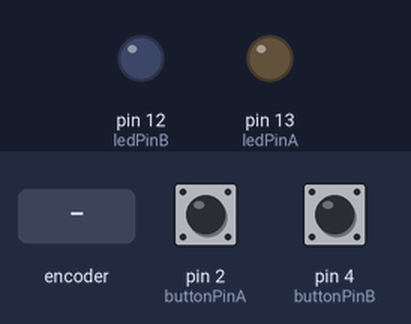
Simulated run of this sketch. Board: Arduino Uno, built with avr-gcc and run on an emulated ATmega328P. Parts: output pins drawn as LEDs (lit = HIGH). Dashed ring = blinking. Inputs (shaded band) come from the test bench; at power-on: pin 2 (buttonPinA) LOW, pin 4 (buttonPinB) LOW.

Above: at 1.2 s.
1.3 s: rotary encoder on pin 2 (buttonPinA) / pin 4 (buttonPinB) turned 3 steps (first pin leading)
At 1.87 s:
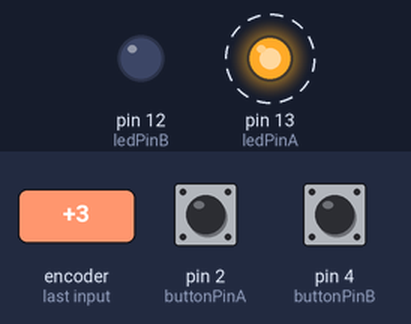
At 3.2 s:
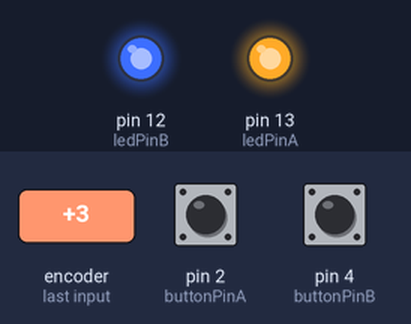
4.8 s: rotary encoder on pin 2 (buttonPinA) / pin 4 (buttonPinB) turned 1 step (first pin leading)
At 5.9 s:
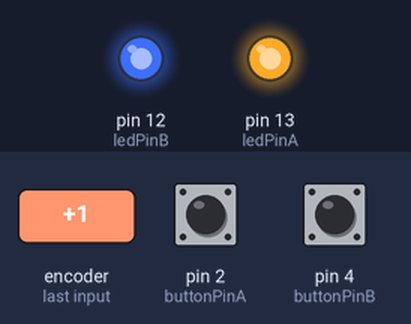
Timing chart, 0 to 7.8 s (numbered marks = the images above; inputs shaded):
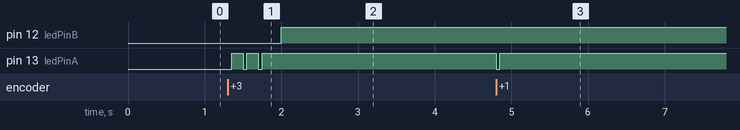

The sketch:

Advanced3-1.ino
```cpp
#include <TimerOne.h>

// --- A 組腳位與變數 ---
const int buttonPinA = 2;
const int ledPinA = 13;

// --- B 組腳位與變數 ---
const int buttonPinB = 4;
const int ledPinB = 12;

void setup() {
  pinMode(ledPinA, OUTPUT);
  pinMode(buttonPinA, INPUT);

  pinMode(ledPinB, OUTPUT);
  pinMode(buttonPinB, INPUT);

  // --- Button A + LED A: Timer Interrupt (TimerOne) ---
  Timer1.initialize(50000); // 設定 50ms 中斷
  Timer1.attachInterrupt(timerISR);
}

// Timer1 ISR：每 50ms 執行一次
void timerISR() {
  bool currentButtonStateA = digitalRead(buttonPinA);

  // 按下為 HIGH，未按為 LOW
  if (currentButtonStateA == HIGH) {
    digitalWrite(ledPinA, HIGH); // 按下時：亮
  } else {
    digitalWrite(ledPinA, LOW);  // 放開時：滅
  }
}

void loop() {
  // --- Button B + LED B: Blocking Delay ---
  bool currentButtonStateB = digitalRead(buttonPinB);

  // 按下為 HIGH，未按為 LOW
  if (currentButtonStateB == HIGH) {
    digitalWrite(ledPinB, HIGH); // 按下時：亮
  } else {
    digitalWrite(ledPinB, LOW);  // 放開時：滅
  }

  // 1 秒鐘的阻塞延遲
  delay(1000);
}
```

Measured:
- after the input at 1.3 s, pin 12 (ledPinB): LOW → HIGH after 0.70 s; pin 13 (ledPinA): alternates HIGH for 0.15 s and LOW for 0.05 s, 5 changes in all, then stays HIGH, starting after 0.05 s
- after the input at 4.8 s, pin 13 (ledPinA): HIGH → LOW at once, → HIGH 0.05 s later
